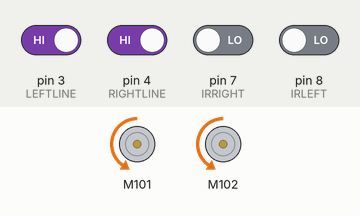
This sketch was run on a simulated Arduino Uno, built with avr-gcc and run on an emulated ATmega328P. Parts: 2 × DC motor (green arrow = forward, orange = backward, longer = faster). Inputs (shaded band) come from the test bench; at power-on: pin 3 (LEFTLINE), pin 4 (RIGHTLINE) HIGH, pin 7 (IRRIGHT), pin 8 (IRLEFT) LOW.

Above: at 3.2 s.
3.3 s: pin 3 (LEFTLINE) driven LOW
At 4.4 s:
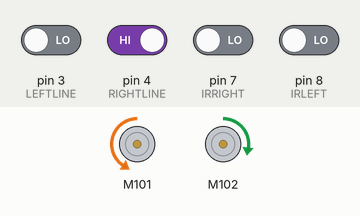
4.8 s: pin 3 (LEFTLINE) driven HIGH
At 5.5 s:
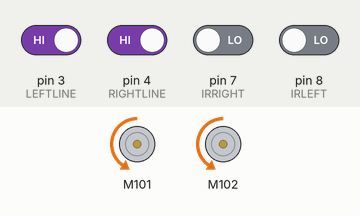
6.3 s: pin 4 (RIGHTLINE) driven LOW
At 6.6 s:
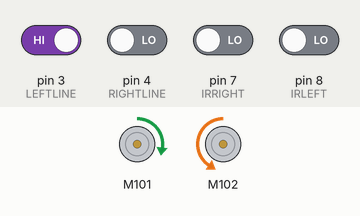
7.8 s: pin 4 (RIGHTLINE) driven HIGH
At 9.0 s:
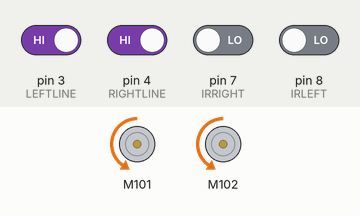
Timing chart, 0 to 10.3 s (numbered marks = the images above; inputs shaded):
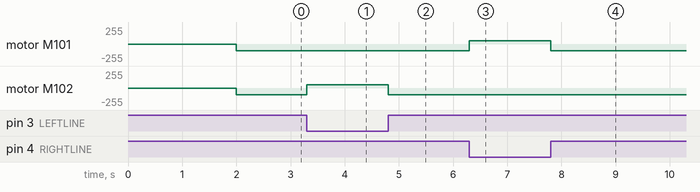

Measured:
- after the input at 3.3 s, motor M102: backward 102/255 → forward 51/255 at once
- after the input at 4.8 s, motor M102: forward 51/255 → backward 102/255 at once
- after the input at 6.3 s, motor M101: backward 102/255 → forward 51/255 at once
- after the input at 7.8 s, motor M101: forward 51/255 → backward 102/255 at once

The sketch:

RandomTotal.ino
```cpp
#include "Grove_I2C_Motor_Driver.h"

#define I2C_ADDRESS 0x0f
#define IRLEFT 8 //left IR sensor
#define LEFTLINE 3 //left IR sensor line follower
#define RIGHTLINE 4 //right IR sensor line follower
#define IRRIGHT 7 //right IR sensor
//MOTOR1 = GAUCHE
//MOTOR2 = DROITE

#define I2C_ADDRESS 0x0f
#define cruise 40 //cruise speed
#define adjust 45 //adjusting trajectory speed

int t;


String test;
/*
 *
 *
 * section mouvements
 *
 */
void goForward(){
   Motor.speed(MOTOR1, -cruise);
  // Set speed of MOTOR2, Clockwise
  Motor.speed(MOTOR2, -cruise);
}

void rotateLeft(){
   while(millis()<t+90){
     Motor.speed(MOTOR1, -adjust);
  // Set speed of MOTOR2, Clockwise
  Motor.speed(MOTOR2, -adjust);
  }
  while(millis()<t+250){
     Motor.speed(MOTOR1, adjust);
  // Set speed of MOTOR2, Clockwise
  Motor.speed(MOTOR2, -adjust);
  }
  while(digitalRead(LEFTLINE) == LOW && digitalRead(RIGHTLINE) == LOW ){
    Motor.speed(MOTOR1, adjust);
  // Set speed of MOTOR2, Clockwise
  Motor.speed(MOTOR2, -adjust);
  }
  goForward();
}

void rotateRight(){
   while(millis()<t+90){
     Motor.speed(MOTOR1, -adjust);
  // Set speed of MOTOR2, Clockwise
  Motor.speed(MOTOR2, -adjust);
  }
  while(millis()<t+250){
     Motor.speed(MOTOR1, -adjust);
  // Set speed of MOTOR2, Clockwise
  Motor.speed(MOTOR2, adjust);
  }
  while(digitalRead(RIGHTLINE) == LOW && digitalRead(LEFTLINE) == LOW){
    Motor.speed(MOTOR1, -adjust);
  // Set speed of MOTOR2, Clockwise
  Motor.speed(MOTOR2, adjust);
  }
goForward();
}


void adjustLeft(){

    Motor.speed(MOTOR1, (cruise-20));

  Motor.speed(MOTOR2, -cruise);


}

void adjustRight(){

    Motor.speed(MOTOR1, -cruise);

  Motor.speed(MOTOR2, (cruise-20));


}


void stopMotor(){
  Motor.stop(MOTOR1);
  Motor.stop(MOTOR2);
}


/*
 *
 *
 * Section logique
 *
 */


void botChoice(){
  /* if(digitalRead(IRRIGHT) == HIGH ){
     rotateRight;

    }
    else */if( digitalRead(IRLEFT) == HIGH){
      rotateLeft;
    }
   else if(digitalRead(IRLEFT) == LOW && digitalRead(LEFTLINE) == HIGH && digitalRead(RIGHTLINE) == HIGH && digitalRead(IRRIGHT) == LOW){
      goForward();

    }
    else if(digitalRead(IRLEFT) == LOW && digitalRead(LEFTLINE) == HIGH && digitalRead(RIGHTLINE) == LOW && digitalRead(IRRIGHT) == LOW ){

      adjustLeft();

    }
    else if(digitalRead(IRLEFT) == LOW && digitalRead(LEFTLINE) == LOW && digitalRead(RIGHTLINE) == HIGH && digitalRead(IRRIGHT) == LOW ){

      adjustRight();

    }
    else{

 }}


void setup() {
  delay(2000);
  Motor.begin(I2C_ADDRESS);

  Serial.begin(9600);


}

void loop() {


botChoice();


}
```
